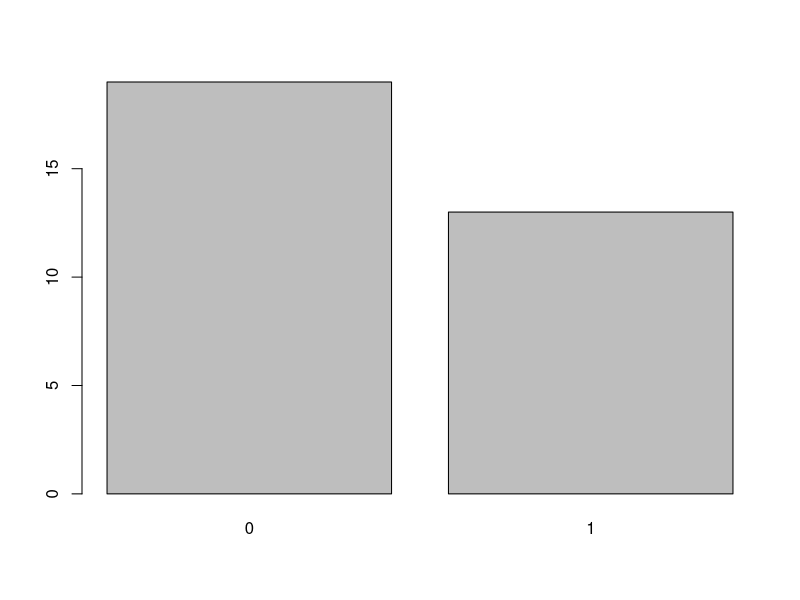
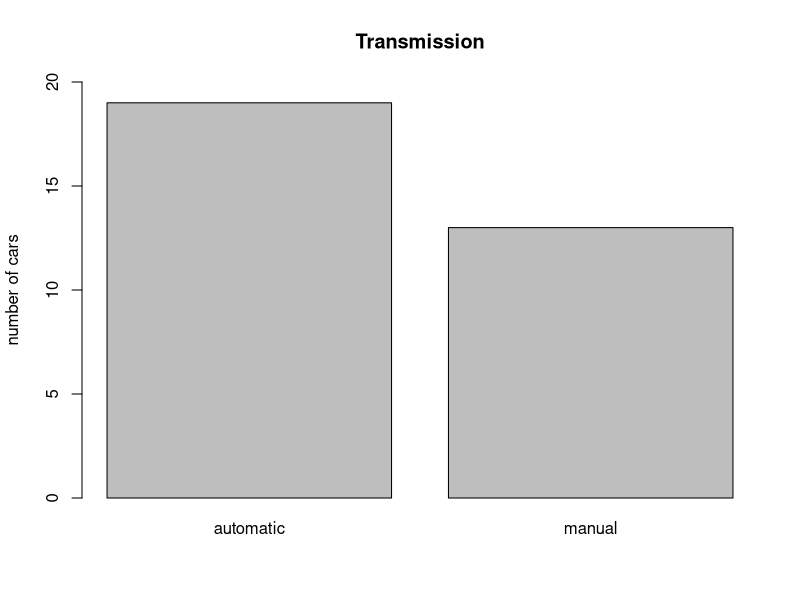
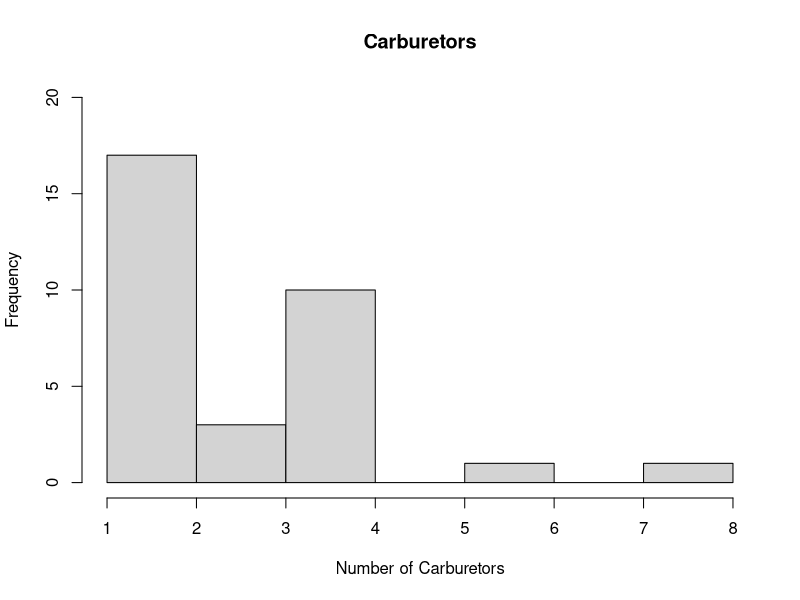
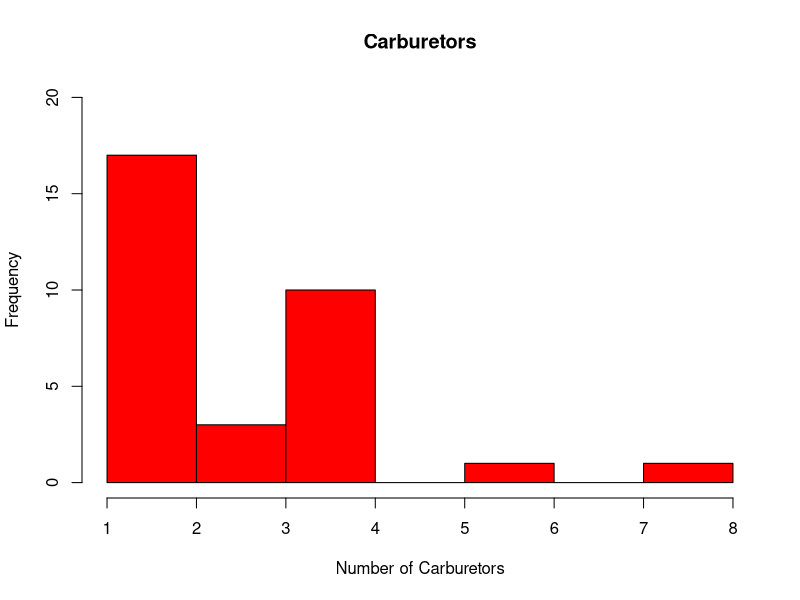
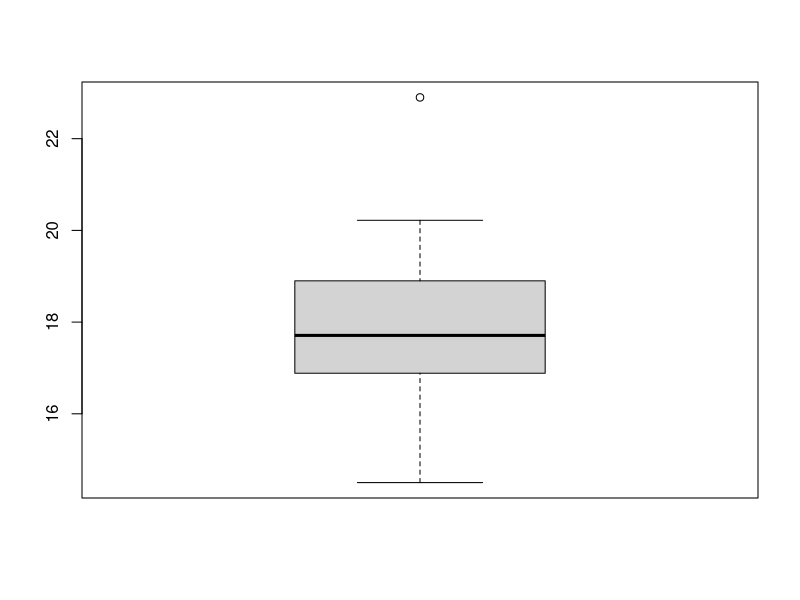

Here is the R script that generated these plots, in order:
## ---- chunk 1
dim(mtcars)
## ---- chunk 2
str(mtcars)
## ---- chunk 3
mpgcategory<-mtcars$mpg
mpgcategory[mpgcategory>=20]<-"high"
mpgcategory[mpgcategory<20]<-"low"
mtcars$mpgfactor<-as.factor(mpgcategory)
mtcars
## ---- chunk 4
table<-table(mtcars$am)
table
## ---- chunk 5
barplot(table)
## ---- chunk 6
barnames <- c("automatic", "manual")
barplot(table, ylab = "number of cars", names.arg = barnames, main="Transmission", ylim=c(0,20))
## ---- chunk 7
hist(mtcars$carb, main="Carburetors", xlab="Number of Carburetors", ylim = c(0,20))
## ---- chunk 8
hist(mtcars$carb, main = "Carburetors", ylim=c(0,20), col="red", xlab="Number of Carburetors")
## ---- chunk 9
mean(mtcars$mpg)
median(mtcars$mpg)
## ---- chunk 10
sort(table(mtcars$carb), decreasing = T)
## ---- chunk 11
x <-min(mtcars$mpg)
y <-max(mtcars$mpg)
y-x
## ---- chunk 12
quantile(mtcars$mpg)
## ---- chunk 13
boxplot(mtcars$qsec)
## ---- chunk 14
IQR(mtcars$qsec)
## ---- chunk 15
quantile(mtcars$qsec)
#The threshold value of outliers below the first quartile is
16.8925-1.5*IQR(mtcars$qsec)
#The threshold value of outliers above the third quartile is
18.9+1.5*IQR(mtcars$qsec)
## ---- chunk 16
IQR(mtcars$hp)
sd(mtcars$hp)
IQR(mtcars$mpg)
sd(mtcars$mpg)
## ---- chunk 17
(mtcars$mpg-mean(mtcars$mpg))/sd(mtcars$mpg)

